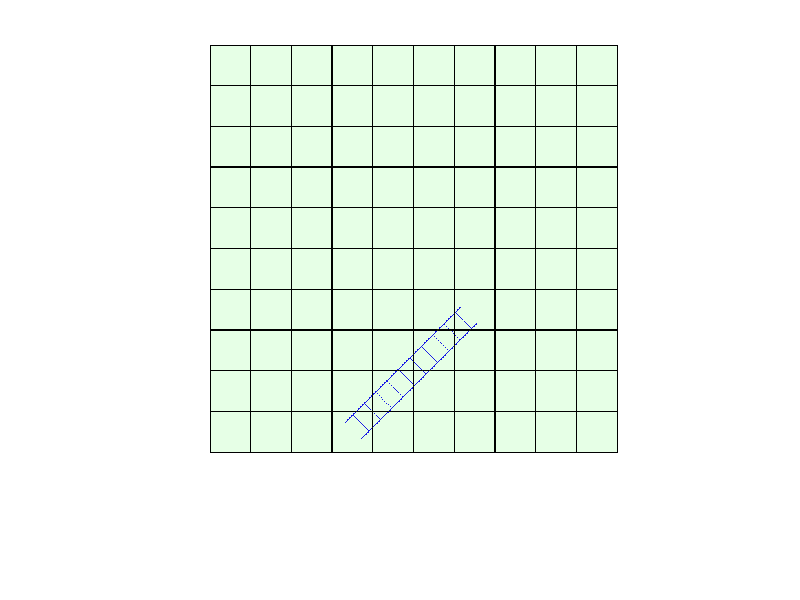

MATLAB code to generate this figure:
function[] = board2 ()
%board will be made on a 1200 by 1000 pixel white screen. 
%3 is set in the vector to add colour
board = ones(1200,1000,3);
%rows variable was set to amount of rows to be used later on
[rows, ~] = size(board);
%The board will be made on the top 1000 x 1000 pixels. The bottom 200 rows
%will be used to display the dice
%make the board
for i = 1:1000
    %these two lines set the background colour of the board
    board (i,:,1) = 0.9;
    board (i,:,3) = 0.9;
end
%make the lines on the board
for i = 1:1000
    for l = 1:1000
        %for every 100 rows and columns, a black line is placed
    if mod(i,100)==0
        board(i,l,:) = 0;
        board(i-1,l,:)=0;
        board(i+1,l,:)=0;
        board(l,i,:)=0;
        board(l,i-1,:)=0;
        board(l,i+1,:)=0;
    end
    end
    %This sets the lines bordering the board
     for l = 1:3
     board (l,i,:)=0;
     board (i,l,:)=0;
 end
end

%next step is to place the ladders

%ladder1
%The first ladder will be 285 in length
for i = 1:285
    for k = 1:2
        % The pixels making the ladder will be coloured
        board(930-i,i+330,k) =0.1;
        board(929-i,i+330,k) =0.1;
        board(929-i,i+329,k) =0.1;
        board(969-i,i+369,k) =0.1;
        board(969-i,i+370,k) =0.1;
        board(970-i,i+370,k) =0.1;
    end
end
% This code will make the step of the ladder
r = 907;
c = 350;
for i = 1:10
    for l = 1:40
        for k = 1:2
        %There will be 10 steps at equal steps
        board(r+l,c+l,k)=0.1;
        board((r+1)+l,c+l,k)=0.1;
        board((r+1)+l,(c+1)+l,k)=0.1;
        end
    end
    r = r-28;
    c = c+28;
end
imshow(board);
end